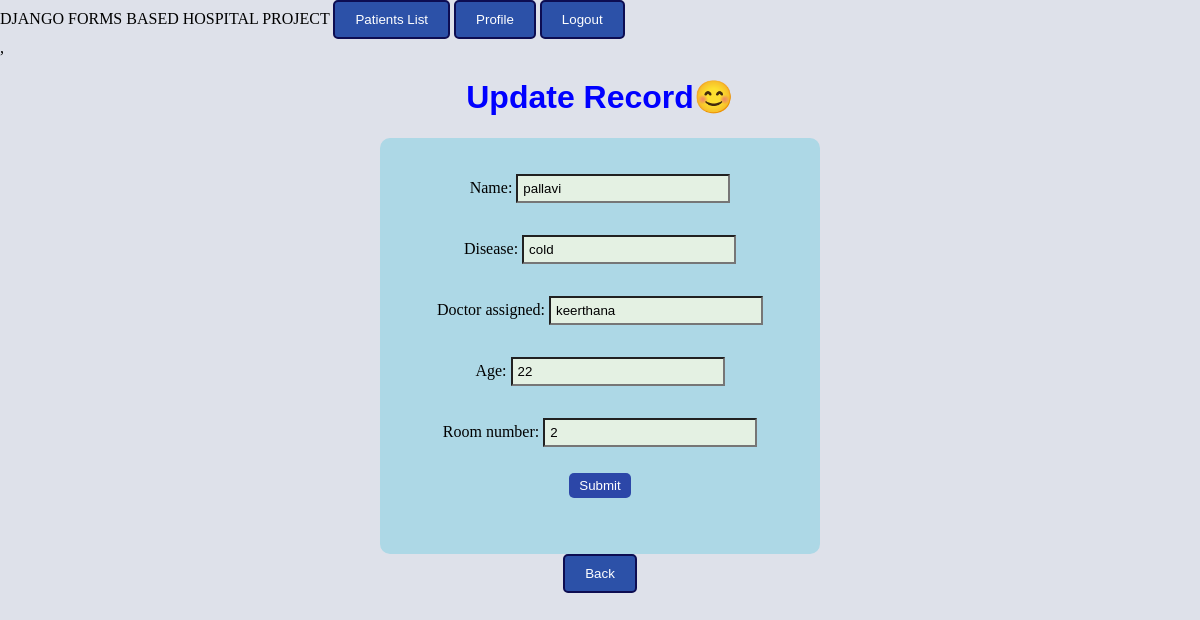
The app's page /base/update_hospital/7/ (signed in) with its own data.
### base/models.py (models this page shows)
class Hospital(models.Model):
    name = models.CharField(max_length=100)
    disease = models.CharField(max_length=100)
    doctor_assigned = models.CharField(max_length=100)
    age = models.IntegerField()
    room_number = models.IntegerField()

### base/views.py (the view)
# urls.py: path('update_hospital/<int:pk>/',views.update_hospital,name='update_hospital'),
@login_required(login_url='signin')
def update_hospital(request, pk): #view
    data = get_object_or_404(Hospital, id=pk) #extract
    form = HospitalForm(request.POST or None, instance=data)
    if form.is_valid():
        form.save()
        messages.success(request,'details updatted successfullyy!.....')
        return redirect('read_hospital')
    return render(request,'update_hospital.html',{'form':form})

### base/forms.py
class HospitalForm(forms.ModelForm): #form
    class Meta: # to replace the input tag
        model=Hospital
        fields=['name','disease','doctor_assigned','age','room_number']

### base/templates/update_hospital.html (shortened to what this page needs)
{% extends 'main.html' %}
{% block content  %}
<h1>Update Record😊</h1>
<form method="POST">
    {{form.as_p}}
    <button type="submit">Submit</button> <br><br>
</form>
<a href="{% url 'read_hospital' %}"><button>Back</button></a>
{% endblock %}

### static/style.css (style rules this page uses)
form { display: flex; flex-direction: column; align-items: center; width: 300px; background-color: rgb(169, 174, 195); padding: 20px; border-radius: 10px; }
form input { padding: 5px; width: 200px; background-color: rgb(228, 241, 227); color: black; }
form button { padding: 5px 10px; margin-top: 10px; background-color: rgb(44, 71, 168); border: none; cursor: pointer; }
button { background-color: rgb(44, 79, 168); color: white; padding: 5px 10px; border-radius: 5px; }
body { background-color: rgb(222, 225, 234); }

### base/templates/update_hospital.html (style rules this page uses)
h1 { color:blue; font-family: 'Franklin Gothic Medium', 'Arial Narrow', Arial, sans-serif; }
body { background-image: url('https://static.vecteezy.com/system/resources/previews/047/066/651/non_2x/hospital-isolated-on-transparent-background-png.png'); background-repeat: no-repeat; padding: 0; margin: 0; box-sizing: border-box; background-size: cover; background-position: top center; }
form { background-color: lightblue; width: 400px; padding: 20px; border-radius: 10px; }
button { background-color: rgb(44, 81, 168); color: white; border: rgb(13, 13, 82) 2px solid; padding: 10px 20px; border-radius: 5px; cursor: pointer; }

### records on screen
Hospital: name "pallavi", disease "cold", doctor_assigned "keerthana", age "22", room_number "2"
